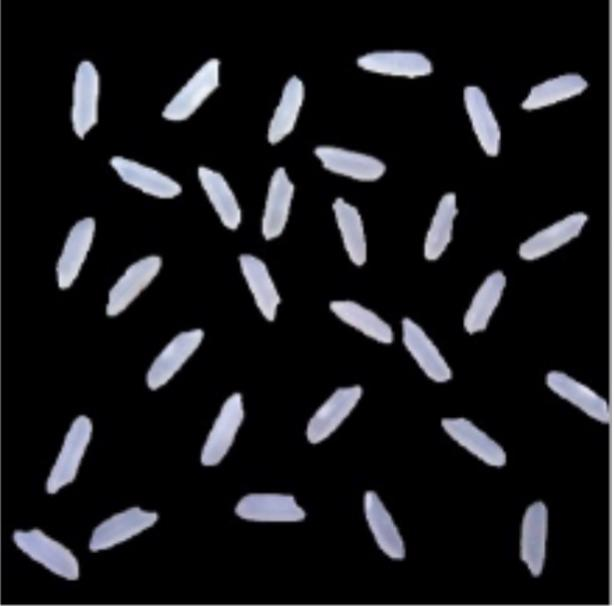
#> input picture beras.jpg, 614 x 606 px
$ jupyter execute --allow-errors paper.ipynb
#> lines starting #> are read from the running program, lines starting #| are printed output that depends on the picture
[cell 1]
import cv2
import numpy as np
from matplotlib import pyplot as plt
import matplotlib.image as mpimg

img = cv2.imread('./beras.jpg')
#> img is the input picture: shape (606, 614, 3); mean B, G, R 27.6, 24.8, 24.6
im=mpimg.imread('./beras.jpg')

#convert image to rgb color for matplotlib
img= cv2.cvtColor(img,cv2.COLOR_BGR2RGB)

#show image with matplotlib
plt.imshow(img)

[cell 2]
#convert image to grayscale
gray_img = cv2.cvtColor(img,cv2.COLOR_RGB2GRAY)
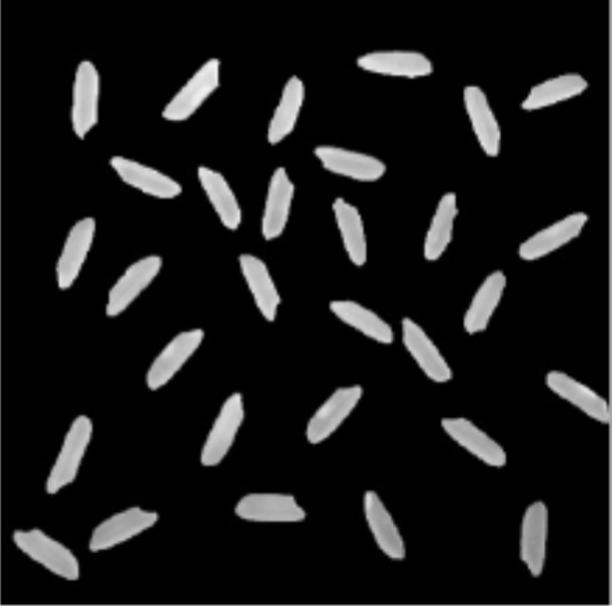
#> gray_img: shape (606, 614); min 0, max 255, mean 25.1

#grayscale image represented as a 2-d array
print(gray_img)
#> (printed output is left out)

[cell 3]
# have to convert grayscale back to RGB for plt.imshow()
img_grayscale= plt.imshow(cv2.cvtColor(gray_img,cv2.COLOR_GRAY2RGB))

[cell 4]
biner =ret, thresh = cv2.threshold(img, 125, 255, cv2.THRESH_BINARY)
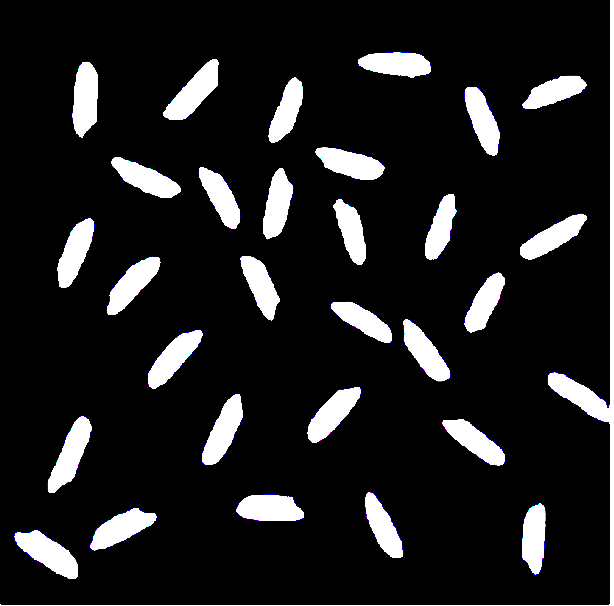
#> thresh: shape (606, 614, 3); mean R, G, B 30.3, 30.3, 31.1

cv2.imshow('Threshold', thresh)
cv2.waitKey(0)
cv2.destroyAllWindows()

[cell 5]
#memanggil file gambar
img = cv2.imread('./beras.jpg')

#menampung nilai gambar yang sudah dikonversi ke hsv
image_hsv = cv2.cvtColor(img,cv2.COLOR_BGR2HSV)
#> image_hsv: shape (606, 614, 3); mean H, S, V 32, 31.8, 27.6

#menampilkan gambar yang sudah di ubah ke hsv
cv2.imshow("HSV",image_hsv)
#menampilkan gambar asli
cv2.imshow("Gambar Asli",img)

cv2.waitKey(0)
#> (the rest of this cell did not finish here and is left out)
